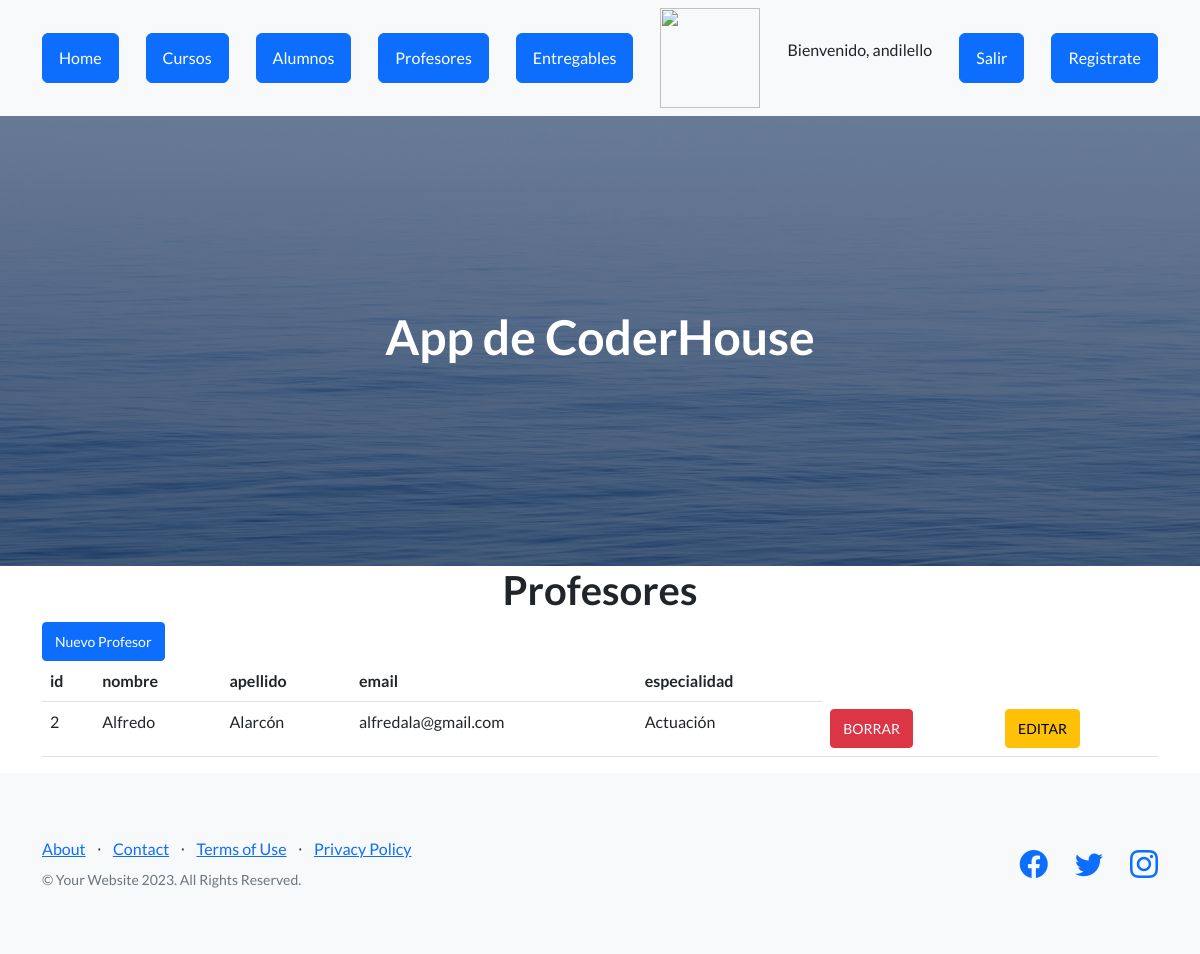
/AppCoder/profesores (signed in), run on the app's committed database.
### AppCoder/models.py (models this page shows, shortened)
class Profesor(models.Model):
    nombre = models.CharField(max_length=100)
    apellido = models.CharField(max_length=100)
    email = models.EmailField(unique=True)
    especialidad = models.CharField(max_length=50)

### AppCoder/views.py (the view)
# urls.py: path("profesores", views.profesores, name="profesores"),
def profesores(request):
    profesores_guardados = Profesor.objects.all()
    return render(request , "profesores.html", {"profesores": profesores_guardados})

### AppCoder/template/profesores.html
{% extends "padre.html" %}
{% load static %}
{% block contenido %}
    <main class="container">
        <h1 class="text-xl-center title"> Profesores </h1>
        <a href="alta_profesor" class="btn btn-primary btn-sm">Nuevo Profesor</a>
        <table class="table">
            <thead>
                <tr>
                    <th>id</th>
                    <th>nombre</th>
                    <th>apellido</th>
                    <th>email</th>
                    <th>especialidad</th>
                </tr>
            </thead>
            <tbody>
                {% for p in profesores %}
                <tr>
                    <td>{{p.id}}</td>
                    <td>{{p.nombre}}</td>
                    <td>{{p.apellido}}</td>
                    <td>{{p.email}}</td>
                    <td>{{p.especialidad}}</td>
                    <td><a href="{% url 'elimina_profesor' p.id %}" class="btn btn-danger btn-sm">BORRAR</a></td>
                    <td><a href="{% url 'editar_profesor' p.id %}" class="btn btn-warning btn-sm">EDITAR</a></td>
                </tr>
                {% endfor %}
            </tbody>
        </table>
    </main>
{% endblock %}

### AppCoder/template/padre.html (shortened to what this page needs)
<!DOCTYPE html>
<html lang="en">
    <head>
        {% load static %}
        <link href="https://cdn.jsdelivr.net/npm/bootstrap-icons@1.5.0/font/bootstrap-icons.css" rel="stylesheet" type="text/css" />
        <link href="{% static 'AppCoder/css/styles.css' %}" rel="stylesheet" />
    </head>
    <body>
        <nav class="navbar navbar-light bg-light static-top">
            <div class="container">
                <a class="btn btn-primary" href="{% url 'home' %}">Home</a>
                {% if request.user.is_authenticated %}
                <a class="btn btn-primary" href="{% url 'cursos' %}">Cursos</a>
                {% endif %}
                <a class="btn btn-primary" href="{% url 'alumnos' %}">Alumnos</a>
                <a class="btn btn-primary" href="{% url 'profesores' %}">Profesores</a>
                <a class="btn btn-primary" href="{% url 'entregables' %}">Entregables</a>
                {% if  request.user.is_authenticated %}
                <img src="{{ url }}" alt="" width="100px" height="100px">
                <p>Bienvenido, {{user.username}}</p>
                <a class="btn btn-primary" href="{% url 'Logout' %}">Salir</a>
                {% endif %}
                <a class="btn btn-primary" href="{% url 'Register' %}"">Registrate</a>
            </div>
        </nav>
        <header class="masthead">
            <div class="container position-relative">
                <h1 class="text-center" style="color:white">App de CoderHouse</h1>
            </div>
        </header>
        {% block contenido %}
        {% endblock %}
        <footer class="footer bg-light">
            <div class="container">
                <div class="row">
                    <div class="col-lg-6 h-100 text-center text-lg-start my-auto">
                        <ul class="list-inline mb-2">
                            <li class="list-inline-item"><a href="#!">About</a></li>
                            <li class="list-inline-item">⋅</li>
                            <li class="list-inline-item"><a href="#!">Contact</a></li>
                            <li class="list-inline-item">⋅</li>
                            <li class="list-inline-item"><a href="#!">Terms of Use</a></li>
                            <li class="list-inline-item">⋅</li>
                            <li class="list-inline-item"><a href="#!">Privacy Policy</a></li>
                        </ul>
                        <p class="text-muted small mb-4 mb-lg-0">&copy; Your Website 2023. All Rights Reserved.</p>
                    </div>
                    <div class="col-lg-6 h-100 text-center text-lg-end my-auto">
                        <ul class="list-inline mb-0">
                            <li class="list-inline-item me-4">
                                <a href="#!"><i class="bi-facebook fs-3"></i></a>
                            </li>
                            <li class="list-inline-item me-4">
                                <a href="#!"><i class="bi-twitter fs-3"></i></a>
                            </li>
                            <li class="list-inline-item">
                                <a href="#!"><i class="bi-instagram fs-3"></i></a>
                            </li>
                        </ul>
                    </div>
                </div>
            </div>
        </footer>
    </body>
</html>

### data on the page
Profesor: id "2", nombre "Alfredo", apellido "Alarcón", email "alfredala@gmail.com", especialidad "Actuación"

### other printed values
{{ user.username }} "andilello"
